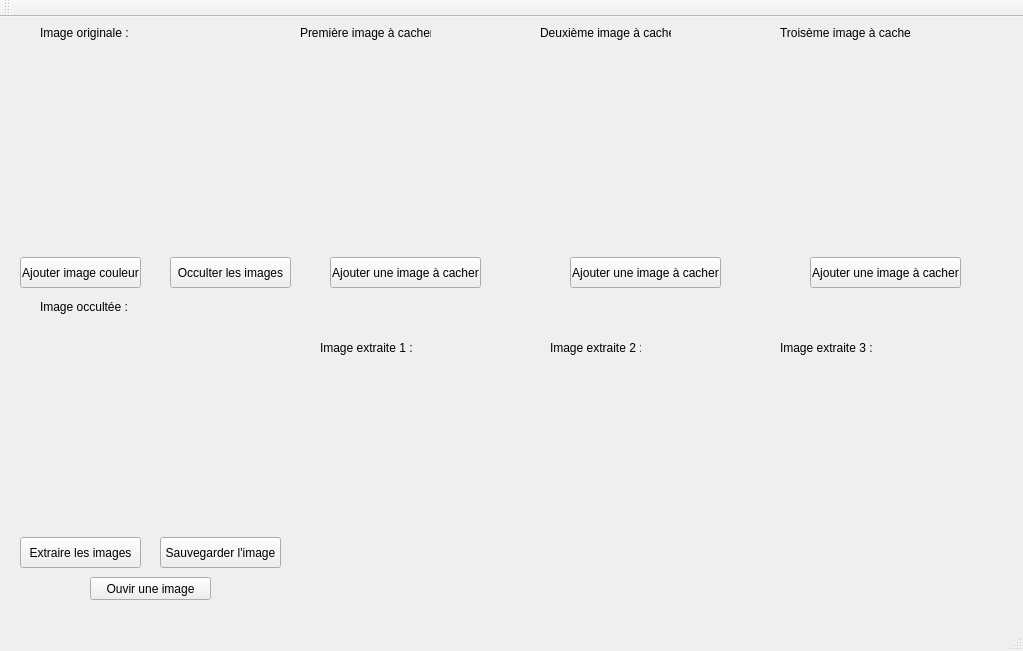
<?xml version="1.0" encoding="UTF-8"?>
<ui version="4.0">
 <class>Steganoimage</class>
 <widget class="QMainWindow" name="Steganoimage">
  <property name="geometry">
   <rect>
    <x>0</x>
    <y>0</y>
    <width>1023</width>
    <height>651</height>
   </rect>
  </property>
  <property name="windowTitle">
   <string>Steganoimage</string>
  </property>
  <widget class="QWidget" name="centralWidget">
   <widget class="QLabel" name="label_6">
    <property name="geometry">
     <rect>
      <x>780</x>
      <y>320</y>
      <width>101</width>
      <height>21</height>
     </rect>
    </property>
    <property name="text">
     <string>Image extraite 3 :</string>
    </property>
   </widget>
   <widget class="QPushButton" name="bouton_ajout_NB1_3">
    <property name="geometry">
     <rect>
      <x>810</x>
      <y>240</y>
      <width>151</width>
      <height>31</height>
     </rect>
    </property>
    <property name="text">
     <string>Ajouter une image à cacher</string>
    </property>
   </widget>
   <widget class="QLabel" name="label_statut_image_originale">
    <property name="geometry">
     <rect>
      <x>40</x>
      <y>0</y>
      <width>101</width>
      <height>31</height>
     </rect>
    </property>
    <property name="text">
     <string>Image originale :</string>
    </property>
   </widget>
   <widget class="QLabel" name="label_img5">
    <property name="geometry">
     <rect>
      <x>550</x>
      <y>360</y>
      <width>211</width>
      <height>181</height>
     </rect>
    </property>
    <property name="text">
     <string/>
    </property>
   </widget>
   <widget class="QPushButton" name="bouton_ajout_NB1">
    <property name="geometry">
     <rect>
      <x>330</x>
      <y>240</y>
      <width>151</width>
      <height>31</height>
     </rect>
    </property>
    <property name="text">
     <string>Ajouter une image à cacher</string>
    </property>
   </widget>
   <widget class="QLabel" name="label_5">
    <property name="geometry">
     <rect>
      <x>550</x>
      <y>320</y>
      <width>91</width>
      <height>21</height>
     </rect>
    </property>
    <property name="text">
     <string>Image extraite 2 :</string>
    </property>
   </widget>
   <widget class="QLabel" name="label_img1">
    <property name="geometry">
     <rect>
      <x>300</x>
      <y>30</y>
      <width>211</width>
      <height>181</height>
     </rect>
    </property>
    <property name="text">
     <string/>
    </property>
   </widget>
   <widget class="QLabel" name="label_img4">
    <property name="geometry">
     <rect>
      <x>320</x>
      <y>360</y>
      <width>211</width>
      <height>181</height>
     </rect>
    </property>
    <property name="text">
     <string/>
    </property>
   </widget>
   <widget class="QPushButton" name="bouton_extraction">
    <property name="geometry">
     <rect>
      <x>20</x>
      <y>520</y>
      <width>121</width>
      <height>31</height>
     </rect>
    </property>
    <property name="text">
     <string>Extraire les images</string>
    </property>
   </widget>
   <widget class="QLabel" name="label_4">
    <property name="geometry">
     <rect>
      <x>320</x>
      <y>320</y>
      <width>101</width>
      <height>21</height>
     </rect>
    </property>
    <property name="text">
     <string>Image extraite 1 :</string>
    </property>
   </widget>
   <widget class="QPushButton" name="bouton_ajout_couleur">
    <property name="geometry">
     <rect>
      <x>20</x>
      <y>240</y>
      <width>121</width>
      <height>31</height>
     </rect>
    </property>
    <property name="text">
     <string>Ajouter image couleur</string>
    </property>
   </widget>
   <widget class="QLabel" name="label_image_originale">
    <property name="geometry">
     <rect>
      <x>40</x>
      <y>40</y>
      <width>231</width>
      <height>191</height>
     </rect>
    </property>
    <property name="text">
     <string/>
    </property>
   </widget>
   <widget class="QLabel" name="label_img6">
    <property name="geometry">
     <rect>
      <x>780</x>
      <y>360</y>
      <width>211</width>
      <height>181</height>
     </rect>
    </property>
    <property name="text">
     <string/>
    </property>
   </widget>
   <widget class="QPushButton" name="bouton_ajout_NB1_2">
    <property name="geometry">
     <rect>
      <x>570</x>
      <y>240</y>
      <width>151</width>
      <height>31</height>
     </rect>
    </property>
    <property name="text">
     <string>Ajouter une image à cacher</string>
    </property>
   </widget>
   <widget class="QLabel" name="label_img3">
    <property name="geometry">
     <rect>
      <x>780</x>
      <y>30</y>
      <width>211</width>
      <height>181</height>
     </rect>
    </property>
    <property name="text">
     <string/>
    </property>
   </widget>
   <widget class="QPushButton" name="bouton_sauvegarde">
    <property name="geometry">
     <rect>
      <x>160</x>
      <y>520</y>
      <width>121</width>
      <height>31</height>
     </rect>
    </property>
    <property name="text">
     <string>Sauvegarder l'image</string>
    </property>
   </widget>
   <widget class="QLabel" name="label_img2">
    <property name="geometry">
     <rect>
      <x>540</x>
      <y>30</y>
      <width>211</width>
      <height>181</height>
     </rect>
    </property>
    <property name="text">
     <string/>
    </property>
   </widget>
   <widget class="QPushButton" name="bouton_occultation">
    <property name="geometry">
     <rect>
      <x>170</x>
      <y>240</y>
      <width>121</width>
      <height>31</height>
     </rect>
    </property>
    <property name="text">
     <string>Occulter les images</string>
    </property>
   </widget>
   <widget class="QLabel" name="label_image_finale">
    <property name="geometry">
     <rect>
      <x>40</x>
      <y>320</y>
      <width>221</width>
      <height>191</height>
     </rect>
    </property>
    <property name="text">
     <string/>
    </property>
   </widget>
   <widget class="QLabel" name="label">
    <property name="geometry">
     <rect>
      <x>300</x>
      <y>0</y>
      <width>131</width>
      <height>31</height>
     </rect>
    </property>
    <property name="text">
     <string>Première image à cacher :</string>
    </property>
   </widget>
   <widget class="QLabel" name="label_2">
    <property name="geometry">
     <rect>
      <x>540</x>
      <y>0</y>
      <width>131</width>
      <height>31</height>
     </rect>
    </property>
    <property name="text">
     <string>Deuxième image à cacher :</string>
    </property>
   </widget>
   <widget class="QLabel" name="label_3">
    <property name="geometry">
     <rect>
      <x>780</x>
      <y>0</y>
      <width>131</width>
      <height>31</height>
     </rect>
    </property>
    <property name="text">
     <string>Troisème image à cacher :</string>
    </property>
   </widget>
   <widget class="QPushButton" name="bouton_ouvrir">
    <property name="geometry">
     <rect>
      <x>90</x>
      <y>560</y>
      <width>121</width>
      <height>23</height>
     </rect>
    </property>
    <property name="text">
     <string>Ouvir une image</string>
    </property>
   </widget>
   <widget class="QLabel" name="label_7">
    <property name="geometry">
     <rect>
      <x>40</x>
      <y>280</y>
      <width>151</width>
      <height>20</height>
     </rect>
    </property>
    <property name="text">
     <string>Image occultée :</string>
    </property>
   </widget>
  </widget>
  <widget class="QMenuBar" name="menuBar">
   <property name="geometry">
    <rect>
     <x>0</x>
     <y>0</y>
     <width>1023</width>
     <height>21</height>
    </rect>
   </property>
  </widget>
  <widget class="QToolBar" name="mainToolBar">
   <attribute name="toolBarArea">
    <enum>TopToolBarArea</enum>
   </attribute>
   <attribute name="toolBarBreak">
    <bool>false</bool>
   </attribute>
  </widget>
  <widget class="QStatusBar" name="statusBar"/>
 </widget>
 <layoutdefault spacing="6" margin="11"/>
 <resources/>
 <connections>
  <connection>
   <sender>bouton_ajout_couleur</sender>
   <signal>clicked()</signal>
   <receiver>label_image_originale</receiver>
   <slot>show()</slot>
   <hints>
    <hint type="sourcelabel">
     <x>107</x>
     <y>484</y>
    </hint>
    <hint type="destinationlabel">
     <x>102</x>
     <y>342</y>
    </hint>
   </hints>
  </connection>
 </connections>
</ui>
